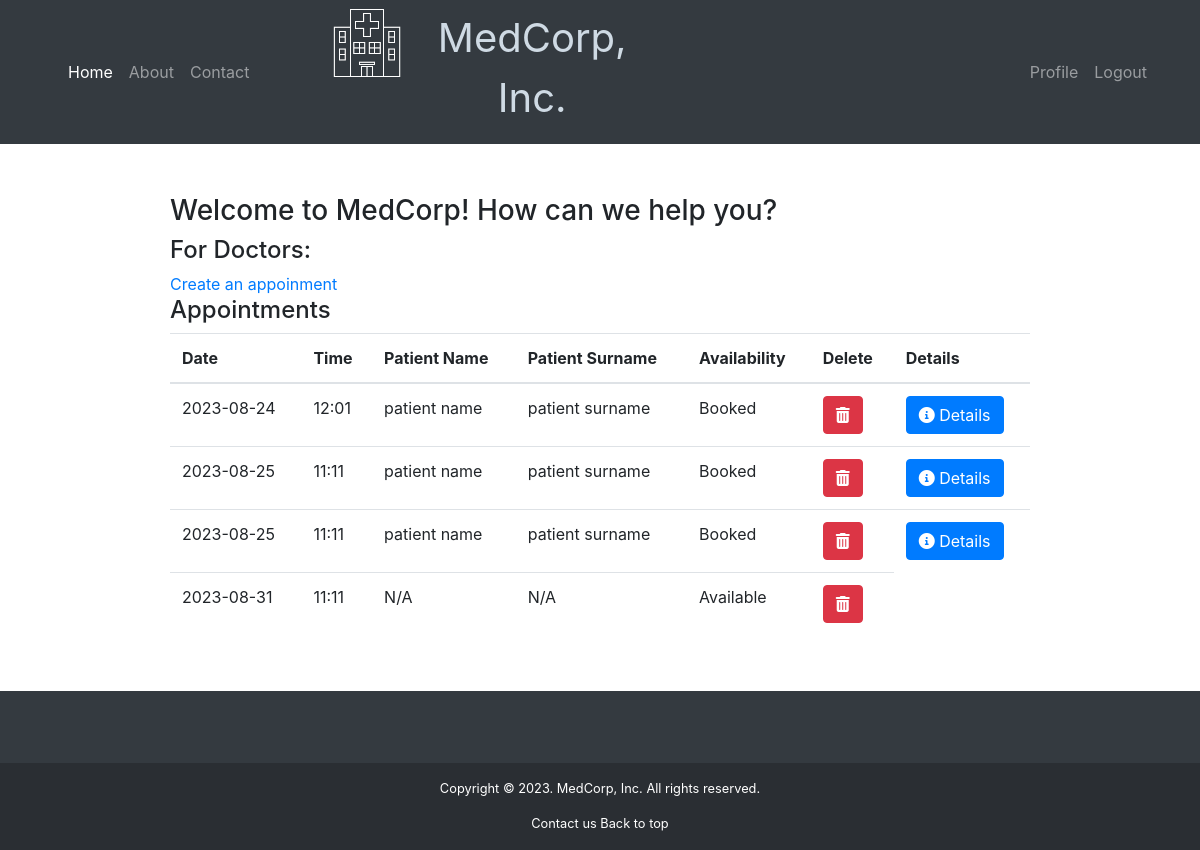
The app's page / (signed in) with its own data.
### library/db/models.py (models this page shows, shortened)
class Appointment(db.Model):
    __tablename__ = 'appointment'
    app_id = db.Column(db.Integer, primary_key=True, autoincrement=True)
    app_date = db.Column(db.Text, nullable=False)
    app_time = db.Column(db.Text, nullable=False)
    availability = db.Column(db.Boolean, nullable=False, default=True)
    patient_id = db.Column(db.Integer, db.ForeignKey("profile._id"))
    doctor_id = db.Column(db.Integer)
    createdDate = db.Column(db.DateTime,
                            default=datetime.utcnow, nullable=False)
    recommendations = db.Column(db.Text)
    profile = db.relationship("Profile", uselist=False)

class Profile(db.Model):
    __tablename__ = 'profile'
    _id = db.Column(db.Integer, primary_key=True, autoincrement=True)
    name = db.Column(db.String(100), unique=False)
    surname = db.Column(db.String(100), unique=False)
    birthdate = db.Column(db.DateTime, unique=False)
    gender = db.Column(db.String(10))
    email = db.Column(db.String(100), unique=True)
    telephone = db.Column(db.Integer, unique=False)
    insurance = db.Column(db.Boolean)
    userid = db.Column(db.Integer, db.ForeignKey("user._id"), nullable=False, unique=True)
    createdDate = db.Column(db.DateTime,
                            default=datetime.utcnow, nullable=False)
    user = db.relationship("User", uselist=False, cascade="delete")

### library/routes/routes.py (the view, shortened to what this page needs)
@pages.route("/", methods=["GET", "POST"])
def home():
    if request.method == "GET":
        booked_app = []
        appointment = []
        if current_user.is_authenticated:
            if current_user.isDoctor:
                appointment = Appointment.query.filter_by(
                    doctor_id=current_user._id).all()
            elif current_user.isPatient:
                booked_app = Appointment.query.filter_by(
                    patient_id=current_user._id).all()
        doctor_profiles = {}
        for app in appointment:
            doctor_profile = Profile.query.filter_by(
                userid=app.doctor_id).first()
            doctor_profiles[app.doctor_id] = doctor_profile
        if current_user.is_authenticated:
            display = Appointment.query.filter_by(
                patient_id=current_user._id).all()
            display_doctor = []
        else:
            display = []
            display_doctor = []
        return render_template("main/home.html",
                               booked_app=booked_app,
                               appointment=appointment,
                               doctor_profiles=doctor_profiles)
    return render_template("main/home.html")

### library/app.py (called while the page is built)
def create_app():
    app = Flask(__name__)
    app.config["SECRET_KEY"] = os.environ.get(
        "SECRET_KEY", "c544081efca90d112b80ff0ce139dd98")
    app.config['SQLALCHEMY_DATABASE_URI'] = 'sqlite:///test.db'
    migrate.init_app(app, db)
    db.init_app(app)
    with app.app_context():
        db.create_all()
    app.register_blueprint(pages)
    app.register_blueprint(authorize)
    app.register_blueprint(doctor)
    app.register_blueprint(admin)
    login_manager = LoginManager()
    login_manager.init_app(app)
    login_manager.login_view = "authorize.login"
    @login_manager.user_loader
    def load_user(user_id):
        return User.query.get(int(user_id))
    return app

### library/templates/main/home.html (shortened to what this page needs)
{% extends 'layout.html' %}
{% block main_content %}
<h3>Welcome to MedCorp! How can we help you?</h3>
{% if current_user.isDoctor %}
<h4> For Doctors: </h4>
<a href="/appointment"> Create an appoinment </a>
<br>
{% elif current_user.isAdmin %}
<a href="/adminpanel"> Admin panel </a>
<br>
{% else %}
<h4> For Patients: </h4>
<a href="/appointment"> Make an appoinment </a>
<br>
{% endif %}
{% if current_user.isDoctor %}
    <h4>Appointments</h4>
    {% if appointment %}
    <table class="table">
        <thead>
            <tr>
                <th>Date</th>
                <th>Time</th>
                <th>Patient Name</th>
                <th>Patient Surname</th>
                <th>Availability</th>
                <th>Delete</th>
                <th>Details</th>
            </tr>
        </thead>
        <tbody>
            {% for app in appointment %}
            <tr>
                <td>{{ app.app_date }}</td>
                <td>{{ app.app_time }}</td>
                {% if app.patient_id %}
                <td>{{ app.profile.name }}</td>
                <td>{{ app.profile.surname }}</td>
                {% else %}
                <td>N/A</td>
                <td>N/A</td>
                {% endif %}
                <td>{{ "Available" if app.availability else "Booked" }}</td>
                <td> <a href="{{ url_for('pages.delete_app', app_id=app.app_id) }}" class="btn btn-danger"><i
                            class="fas fa-trash-alt"></i></a> </td>
                {% if not app.availability %}
                <td><a href="{{ url_for('pages.app_details', app_id=app.app_id) }}" class="btn btn-primary"><i class="fas fa-info-circle"></i> Details</a>
                </td>
                {% endif %}
            </tr>
            {% endfor %}
        </tbody>
    </table>
    {% else %}
    <p>You have no appointments yet.</p>
    {% endif %}
{% endif %}
{% endblock %}

### library/static/css/main.css (style rules this page uses)
*, *::before, *::after { box-sizing: border-box; margin: 0; padding: 0; }
html, body { height: 100%; width: 100%; margin: 0; display: table; }

### records on screen
Appointment: app_date "2023-08-24", app_time "12:01", profile.name "patient name", profile.surname "patient surname", availability "Booked"
Appointment: app_date "2023-08-25", app_time "11:11", profile.name "patient name", profile.surname "patient surname", availability "Booked"
Appointment: app_date "2023-08-25", app_time "11:11", profile.name "patient name", profile.surname "patient surname", availability "Booked"
Appointment: app_date "2023-08-31", app_time "11:11", shows "N/A", availability "Available"
